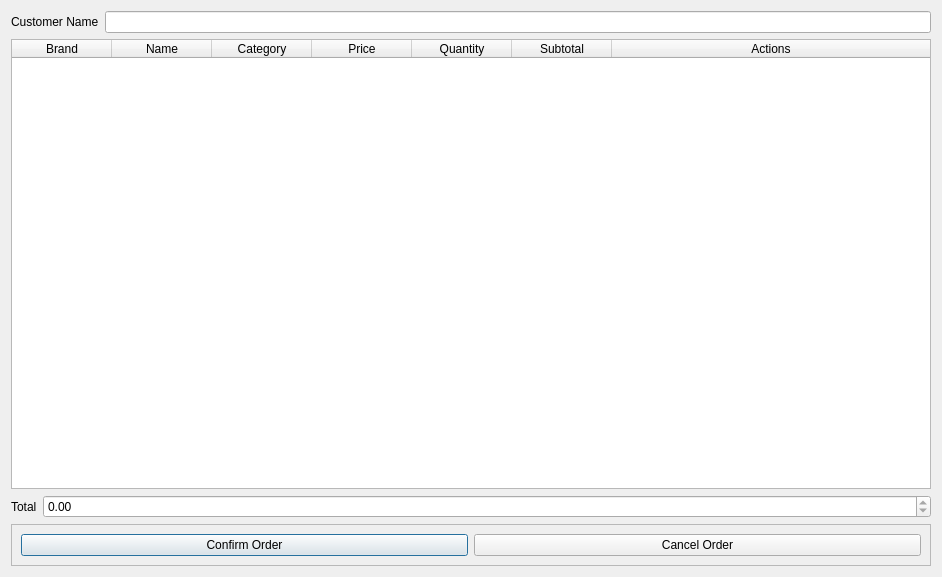
<?xml version="1.0" encoding="UTF-8"?>
<ui version="4.0">
 <class>OrderDialog</class>
 <widget class="QDialog" name="OrderDialog">
  <property name="geometry">
   <rect>
    <x>0</x>
    <y>0</y>
    <width>942</width>
    <height>577</height>
   </rect>
  </property>
  <property name="windowTitle">
   <string>Ongoing Orders</string>
  </property>
  <layout class="QVBoxLayout" name="verticalLayout">
   <item>
    <layout class="QFormLayout" name="formLayout">
     <item row="0" column="0">
      <widget class="QLabel" name="label">
       <property name="text">
        <string>Customer Name</string>
       </property>
      </widget>
     </item>
     <item row="0" column="1">
      <widget class="QLineEdit" name="customerName"/>
     </item>
    </layout>
   </item>
   <item>
    <widget class="QTableWidget" name="cartTable">
     <property name="editTriggers">
      <set>QAbstractItemView::NoEditTriggers</set>
     </property>
     <attribute name="horizontalHeaderDefaultSectionSize">
      <number>100</number>
     </attribute>
     <attribute name="horizontalHeaderStretchLastSection">
      <bool>true</bool>
     </attribute>
     <attribute name="verticalHeaderVisible">
      <bool>false</bool>
     </attribute>
     <column>
      <property name="text">
       <string>Brand</string>
      </property>
     </column>
     <column>
      <property name="text">
       <string>Name</string>
      </property>
     </column>
     <column>
      <property name="text">
       <string>Category</string>
      </property>
     </column>
     <column>
      <property name="text">
       <string>Price</string>
      </property>
     </column>
     <column>
      <property name="text">
       <string>Quantity</string>
      </property>
     </column>
     <column>
      <property name="text">
       <string>Subtotal</string>
      </property>
     </column>
     <column>
      <property name="text">
       <string>Actions</string>
      </property>
     </column>
    </widget>
   </item>
   <item>
    <layout class="QFormLayout" name="formLayout_2">
     <item row="0" column="0">
      <widget class="QLabel" name="label_2">
       <property name="text">
        <string>Total</string>
       </property>
      </widget>
     </item>
     <item row="0" column="1">
      <widget class="QDoubleSpinBox" name="total">
       <property name="readOnly">
        <bool>true</bool>
       </property>
      </widget>
     </item>
    </layout>
   </item>
   <item>
    <widget class="QFrame" name="frame">
     <property name="frameShape">
      <enum>QFrame::StyledPanel</enum>
     </property>
     <property name="frameShadow">
      <enum>QFrame::Raised</enum>
     </property>
     <layout class="QHBoxLayout" name="horizontalLayout">
      <item>
       <widget class="QPushButton" name="confirmOrder">
        <property name="text">
         <string>Confirm Order</string>
        </property>
       </widget>
      </item>
      <item>
       <widget class="QPushButton" name="cancelOrder">
        <property name="text">
         <string>Cancel Order</string>
        </property>
       </widget>
      </item>
     </layout>
    </widget>
   </item>
  </layout>
 </widget>
 <resources/>
 <connections/>
</ui>
